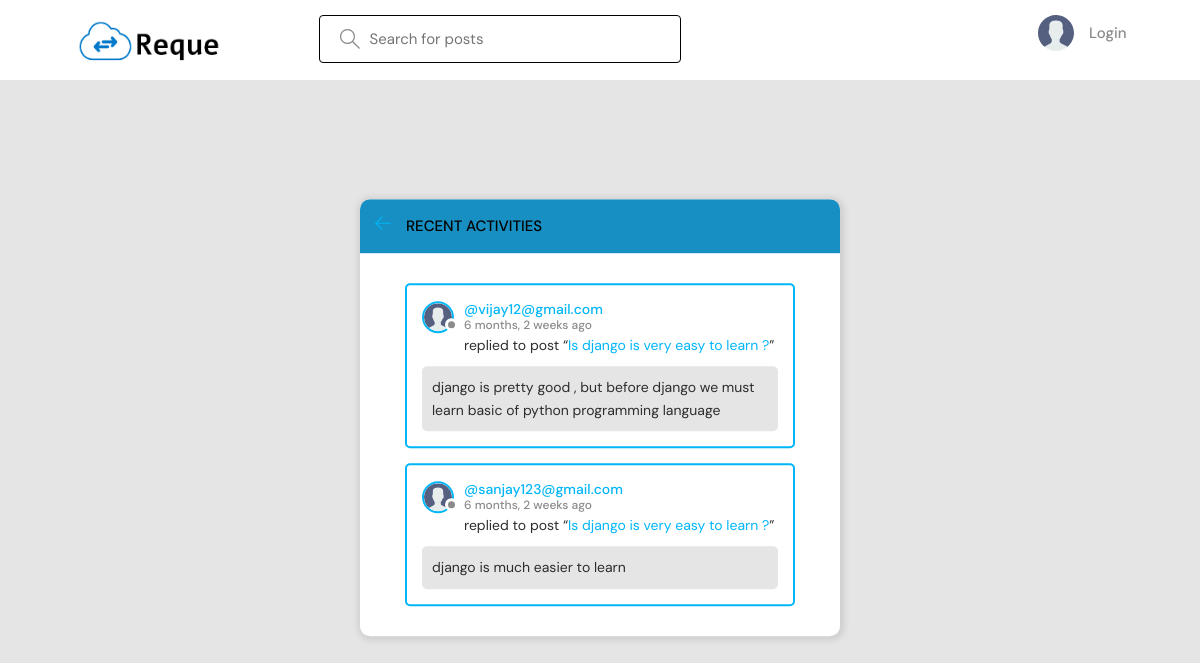
The page /activity/ on the database as committed earlier.
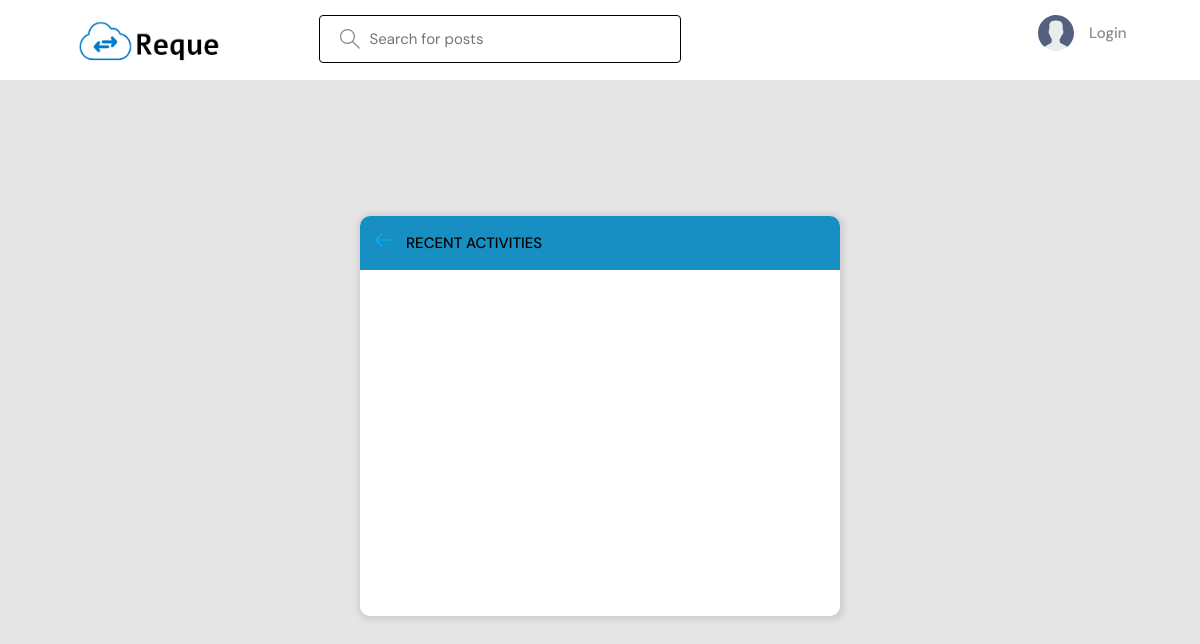
The same page on the database as committed later.
### base/models.py (models this page shows, shortened)
class Message(models.Model):
    user = models.ForeignKey(User, on_delete=models.CASCADE)
    room = models.ForeignKey(Room, on_delete=models.CASCADE)
    body = models.TextField()
    updated = models.DateTimeField(auto_now=True)
    created = models.DateTimeField(auto_now_add=True)
    class Meta:
        ordering = ['-updated', '-created']

class User(AbstractUser):
    username = models.CharField(max_length=200,unique=True, null=True)
    name = models.CharField(max_length=200, null=True)
    email = models.EmailField(unique=True, null=True)
    bio = models.TextField(null=True)
    avatar = models.ImageField(null=True, default="avatar.svg")
    USERNAME_FIELD = 'email'
    REQUIRED_FIELDS = ['username']

class Room(models.Model):
    host = models.ForeignKey(User, on_delete=models.SET_NULL, null=True)
    topic = models.ForeignKey(Topic, on_delete=models.SET_NULL, null=True)
    name = models.CharField(max_length=200)
    description = models.TextField(null=True, blank=True)
    participants = models.ManyToManyField(User, related_name='participants', blank=True)
    updated = models.DateTimeField(auto_now=True)
    created = models.DateTimeField(auto_now_add=True)
    class Meta:
        ordering = ['-updated', '-created']
    def __str__(self):
        return self.name

### base/views.py (the view)
# urls.py: path('activity/', views.activityPage, name="activity"),
def activityPage(request):
    room_messages = Message.objects.all()
    return render(request, 'base/activity.html', {'room_messages': room_messages})

### base/templates/base/activity.html (shortened to what this page needs)
{% extends 'main.html' %}
{% block content %}
<main class="layout">
  <div class="container">
    <div class="layout__box">
      <div class="layout__boxHeader">
        <div class="layout__boxTitle">
          <a href="{% url 'home' %}">
            <svg version="1.1" xmlns="http://www.w3.org/2000/svg" width="32" height="32" viewBox="0 0 32 32">
              <title>arrow-left</title>
              <path
                d="M13.723 2.286l-13.723 13.714 13.719 13.714 1.616-1.611-10.96-10.96h27.625v-2.286h-27.625l10.965-10.965-1.616-1.607z">
              </path>
              </path>
            </svg>
          </a>
          <h3>Recent Activities</h3>
        </div>
      </div>
      <div class="activities-page layout__body">
        {% for message in room_messages %}
        <div class="activities__box">
          <div class="activities__boxHeader roomListRoom__header">
            <a href="{% url 'user-profile' message.user.id %}" class="roomListRoom__author">
              <div class="avatar avatar--small">
                <img src="{{message.user.avatar.url}}" />
              </div>
              <p>
                @{{message.user}}
                <span>{{message.created|timesince}} ago</span>
              </p>
            </a>
          </div>
          <div class="activities__boxContent">
            <p>replied to post “<a href="{% url 'room' message.room.id %}">{{message.room}}</a>”</p>
            <div class="activities__boxRoomContent">
              {{message.body}}
            </div>
          </div>
        </div>
        {% endfor %}
      </div>
    </div>
  </div>
</main>
{% endblock content %}

Rows that differ between the two databases and show on the page:
removed Message: user.avatar (placeholder picture), user "vijay12@gmail.com", created "6 months, 2 weeks", room "Is django is very easy to learn ?", body "django is pretty good , but before django we must learn basic of python programming language"
removed Message: user.avatar (placeholder picture), user "sanjay123@gmail.com", created "6 months, 2 weeks", room "Is django is very easy to learn ?", body "django is much easier to learn"
